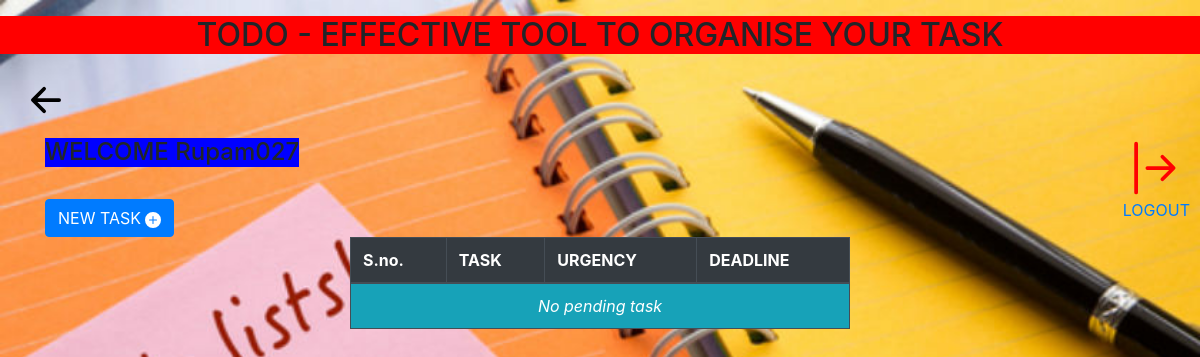
The app's page /profile (signed in), older data.
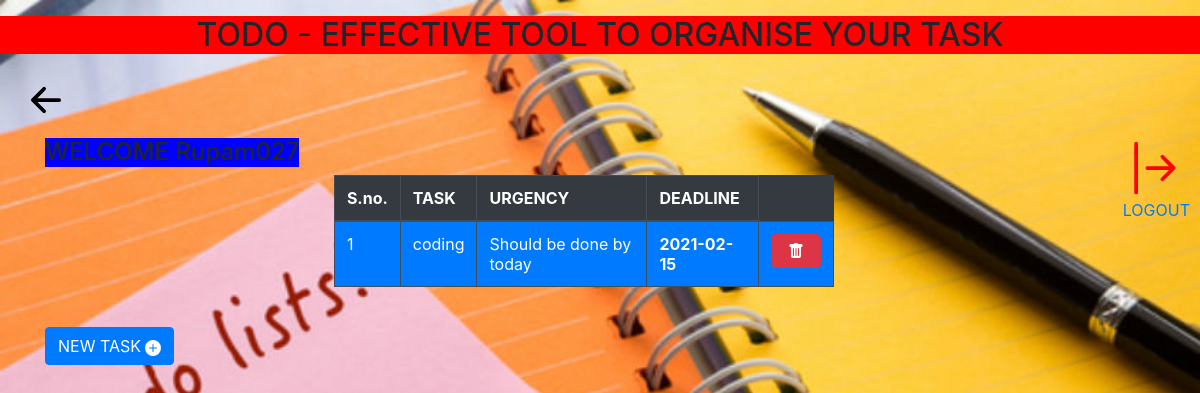
The same page, newer data.
### tables this page shows
CREATE TABLE "User" (
	"username"	TEXT NOT NULL,
	"Name"	TEXT NOT NULL,
	"password"	TEXT NOT NULL,
	"email"	TEXT NOT NULL,
	PRIMARY KEY("username","email")
);

CREATE TABLE "Activity" (
	"id"	INTEGER NOT NULL UNIQUE,
	"Taskname"	TEXT NOT NULL,
	"Urgency"	TEXT NOT NULL,
	"Deadline"	TEXT NOT NULL,
	"user"	TEXT NOT NULL,
	PRIMARY KEY("id" AUTOINCREMENT)
);

### server.py (the view)
@app.route('/profile')
def profile():
    if "user" in session:
        username = session['user']
        user = check(username)
        activity = user["activity"]
        date = str(datetime.datetime.now())
        date = date.split(' ')[0]
        print(date)
        return render_template('profile.htm' ,user=username,data=activity,date=date)
    else:
        return redirect(url_for('login'))

### dbcheck.py (called while the page is built)
def check(user):
    d = {}
    conn = sqlite3.connect('todo.db')
    select_userquery = "SELECT * FROM User WHERE username = '{}' OR email = '{}' ;"
    select_activity  = "SELECT * FROM Activity WHERE user = '{}' ;"
    formatted = select_userquery.format(user , user , 1)
    formatted1 = select_activity.format(user)
    ls = list(conn.execute(formatted))
    ls1 = list(conn.execute(formatted1))
    if len(ls) > 0:
        d["name"] =  ls[0][1]
        d["user"] = ls[0][0]
        d["password"] = ls[0][2]
        d["activity"]= ls1
        return d
    else:
        return -1
    conn.close()

### templates/profile.htm (shortened to what this page needs)
<html>
<head>
<link href="/static/bootstrap.css" rel="stylesheet"/>
<svg xmlns="/static/plus-circle-fill.svg" width="16" height="16" fill="currentColor" class="bi bi-plus-circle-fill" viewBox="0 0 16 16"></svg>
</head>
<body class = "image-setter" >
<header class="h2" style="background-color : #FF0000;"> <center> <h2> TODO - EFFECTIVE TOOL TO ORGANISE YOUR TASK  </h2>  </center> </header>
<nav >
<a class="nav-link" href="/" >
</a>
<a style="float : right; margin-right:10px ; " href="/logout">
<br/>
<span class="color : #FF0000;"> LOGOUT </span>
</a>
</nav>
<div class="container">
<label class="h4" style="background-color : blue ; "> WELCOME  {{user}} </label>
<br/>
<form action="/delete" method="post" >
<table class="table table-hover table-bordered table-dark" style="margin:auto ; width:500px;">
<thead>
<tr>
<th> S.no. </th>
<th> TASK </th>
<th> URGENCY </th>
<th> DEADLINE </th>
</tr>
</thead>
{% if data|length == 0 %}
<tr>
<td colspan="4" class="bg-info" ><center> <i>  No pending task </i> </center> </td>
</tr>
{% else %}
{% for x in data %}
<tr class="bg-primary">
<td> {{loop.index}} </td>
<td> {{x[1]}} </td>
<td> {{x[2]}}  </td>
<td> <b> {{x[3]}}  </b> </td>
<td> <button  class="btn btn-lg btn-danger" name="delete"  type="submit" value="{{x[0]}}">  </button>  </td>
</tr>
{% endfor %}
</table>
{% endif %}
</form>
<br/>
<button type="button" class="btn btn-primary" id="myInput" data-toggle="modal" data-target="#exampleModalLong">
  NEW TASK  <svg xmlns="http://www.w3.org/2000/svg" width="16" height="16" fill="currentColor" class="bi bi-plus-circle-fill" viewBox="0 0 16 16">
  <path d="M16 8A8 8 0 1 1 0 8a8 8 0 0 1 16 0zM8.5 4.5a.5.5 0 0 0-1 0v3h-3a.5.5 0 0 0 0 1h3v3a.5.5 0 0 0 1 0v-3h3a.5.5 0 0 0 0-1h-3v-3z"/>
  <i class="bi bi-plus-circle-fill"></i>
  </svg>
</button>
</body>
</html>

### templates/profile.htm (style rules this page uses)
.image-setter { background-image : url(/static/todo.jpeg) ; height : 100% ; background-repeat : no-repeat ; background-position : center ; background-size : cover ; }

Row changes from the older to the newer data that the page shows:
no longer on this page (row edited): User: username "Rupam027"
added Activity: Taskname "coding", Urgency "Should be done by today", Deadline "2021-02-15", {{ x[0] }} 15 (drawn)
Text that changed along with them:
{{ user }}: (not shown) → "Rupam027"
text no longer shown: "No pending task"
